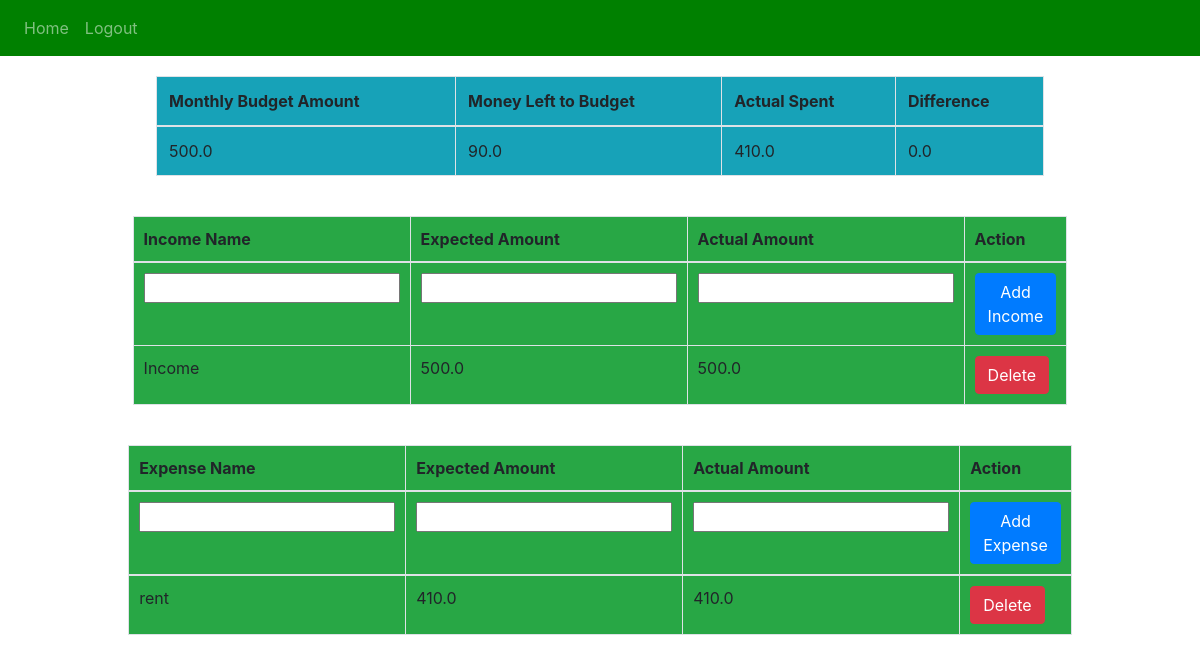
Page / (signed in) on the earlier database version.
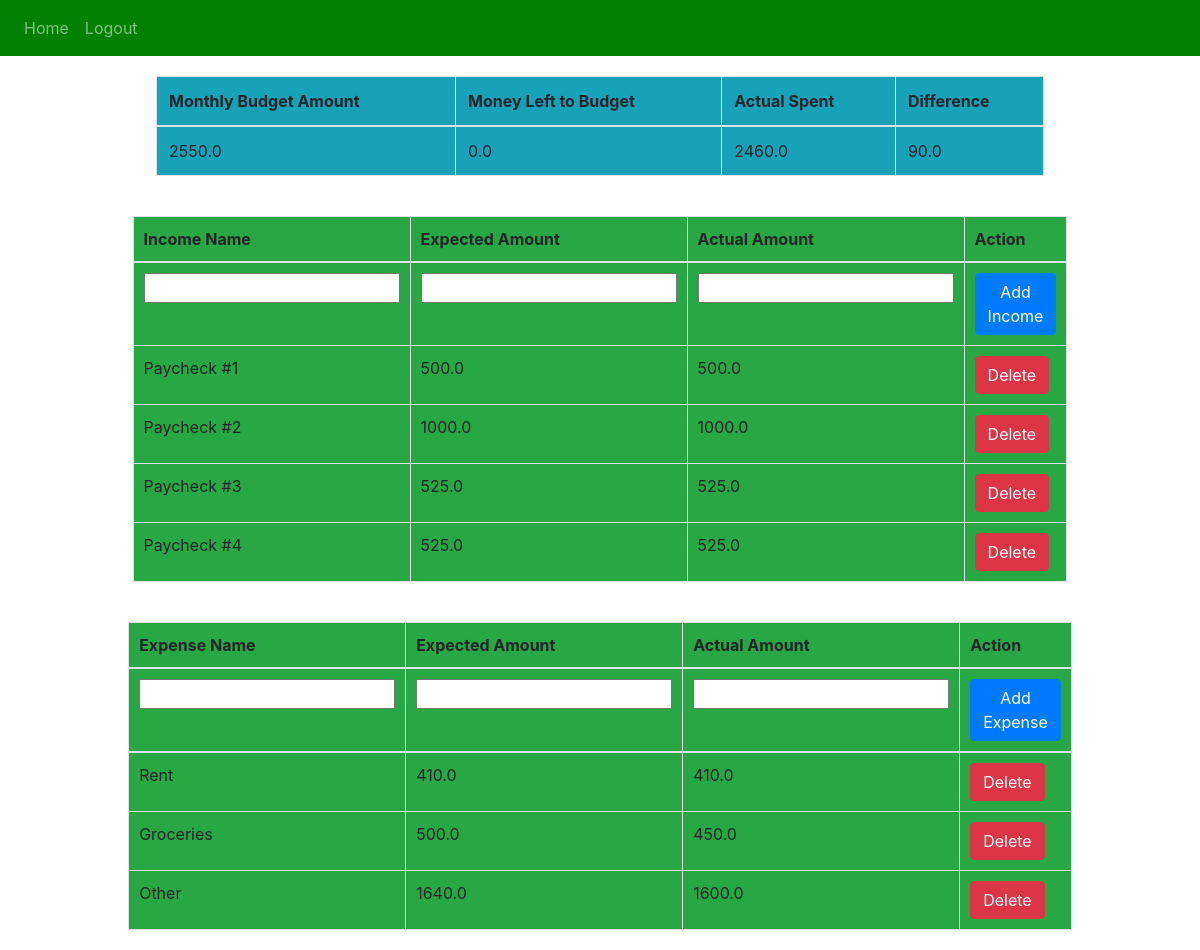
Same page on the later database version.
### website/models.py (models this page shows)
class Income(db.Model):
    id = db.Column(db.Integer, primary_key=True)
    income_name = db.Column(db.String(150))
    expected_income = db.Column(db.Float)
    actual_income = db.Column(db.Float)
    date = db.Column(db.DateTime(timezone=True), default=func.now())
    user_id = db.Column(db.Integer, db.ForeignKey('user.id'))

class Expense(db.Model):
    id = db.Column(db.Integer, primary_key=True)
    expense_name = db.Column(db.String(150))
    expected_expense = db.Column(db.Float)
    actual_expense = db.Column(db.Float)
    date = db.Column(db.DateTime(timezone=True), default=func.now())
    user_id = db.Column(db.Integer, db.ForeignKey('user.id'))

### website/views.py (the view)
@views.route('/', methods=['GET', 'POST'])
@login_required
def home():
    if request.method == 'POST':
        if 'expenseName' in request.form:
            addExpense()
        if 'incomeName' in request.form:
            addIncome()
    return render_template(
        "home.html",
        user=current_user,
        total_income=get_total_income(),
        remaining_to_budget=get_remaining_to_budget(),
        actual_spent=get_actual_spent(),
        difference=get_difference()
        )

### website/__init__.py (called while the page is built)
def create_app():
    app = Flask(__name__)
    app.config['SECRET_KEY'] = 'alhgaklgdakd jakhgakaggaae'
    app.config['SQLALCHEMY_DATABASE_URI'] = f'sqlite:///{DB_NAME}'
    db.init_app(app)
    from .views import views
    from .auth import auth
    app.register_blueprint(views, url_prefix='/')
    app.register_blueprint(auth, url_prefix='/')
    from .models import User, Expense, Income
    with app.app_context():
        db.create_all()
    login_manager = LoginManager()
    login_manager.login_view = 'auth.login'
    login_manager.init_app(app)
    @login_manager.user_loader
    def load_user(id):
        return User.query.get(int(id))
    return app

### website/views.py (called while the page is built)
def get_total_income():
    incomes = Income.query.with_entities(Income.expected_income).all()
    total_income = sum(income.expected_income for income in incomes)
    return total_income

def get_total_expenses():
    expenses = Expense.query.with_entities(Expense.expected_expense).all()
    total_expenses = sum(expense.expected_expense for expense in expenses)
    return total_expenses

def get_remaining_to_budget():
    total_income = get_total_income()
    total_expenses = get_total_expenses()
    remaining_to_budget = total_income - total_expenses
    return remaining_to_budget

def get_actual_spent():
    actual_expenses = Expense.query.with_entities(Expense.actual_expense).all()
    total_actual_expenses = sum(expense.actual_expense for expense in actual_expenses)
    return total_actual_expenses

def get_difference():
    total_expenses = get_total_expenses()
    actual_spent = get_actual_spent()
    difference = total_expenses - actual_spent
    return difference

### website/templates/home.html (shortened to what this page needs)
{% extends "base.html" %}
{% block content %}
<div id="tableContainer">
    <table class="table table-bordered" id="budgetTable">
        <thead>
            <tr>
                <th class="bg-info">Monthly Budget Amount</th>
                <th class="bg-info">Money Left to Budget</th>
                <th class="bg-info">Actual Spent</th>
                <th class="bg-info">Difference</th>
            </tr>
        </thead>
        <tbody>
            <tr>
                <td class="bg-info">{{ total_income }}</td>
                <td class="bg-info">{{ remaining_to_budget }}</td>
                <td class="bg-info">{{ actual_spent }}</td>
                <td class="bg-info">{{ difference }}</td>
            </tr>
        </tbody>
    </table>
</div>
<div id="tableContainer">
<table class="table table-bordered" id="incomeTable">
    <thead>
        <tr>
            <th class="bg-success">Income Name</th>
            <th class="bg-success">Expected Amount</th>
            <th class="bg-success">Actual Amount</th>
            <th class="bg-success">Action</th>
        </tr>
    </thead>
    <tbody>
            <tr>
                <form method="POST">
                    <td class="bg-success"><input type="text" id="incomeName" name="incomeName" required></td>
                    <td class="bg-success"><input type="number" id="expectedIncome" name="expectedIncome" required></td>
                    <td class="bg-success"><input type="number" id="actualIncome" name="actualIncome" required></td>
                    <td class="bg-success"><button type="submit" class="btn btn-primary">Add Income</button></td>
                </form>
            </tr>
        {% for income in user.incomes %}
        <tr>
            <td class="bg-success">{{ income.income_name }}</td>
            <td class="bg-success">{{ income.expected_income }}</td>
            <td class="bg-success">{{ income.actual_income }}</td>
            <td class="bg-success">
            <button type="button" class="btn btn-danger" onClick="deleteIncome({{ income.id }})">Delete</button></td>
        </tr>
        {% endfor %}
    </tbody>
</table>
</div>
<div id="tableContainer">
    <table class="table table-bordered" id="expenseTable">
        <thead>
            <tr>
                <th class="bg-success">Expense Name</th>
                <th class="bg-success">Expected Amount</th>
                <th class="bg-success">Actual Amount</th>
                <th class="bg-success">Action</th>
            </tr>
        </thead>
        <tr>
            <form method="POST">
                <td class="bg-success"><input type="text" id="expenseName" name="expenseName" required></td>
                <td class="bg-success"><input type="number" id="expectedExpense" name="expectedExpense" required></td>
                <td class="bg-success"><input type="number" id="actualExpense" name="actualExpense" required></td>
                <td class="bg-success"><button type="submit" class="btn btn-primary">Add Expense</button></td>
            </form>
        </tr>
        <tbody>
            {% for expense in user.expenses %}
            <tr>
                <td class="bg-success">{{ expense.expense_name }}</td>
                <td class="bg-success">{{ expense.expected_expense }}</td>
                <td class="bg-success">{{ expense.actual_expense }}</td>
                <td class="bg-success">
                    <button type="button" class="btn btn-danger" onClick="deleteExpense({{ expense.id }})">Delete</button>
                </td>
            </tr>
            {% endfor %}
        </tbody>
    </table>
</div>
{% endblock %}

### website/templates/base.html (shortened to what this page needs)
<!DOCTYPE html>
<html>
  <head>
    <link
      rel="stylesheet"
      href="https://stackpath.bootstrapcdn.com/bootstrap/4.4.1/css/bootstrap.min.css"
    />
    <link
      rel="stylesheet"
      href="https://stackpath.bootstrapcdn.com/font-awesome/4.7.0/css/font-awesome.min.css"
    />
  </head>
  <body>
    <nav class="navbar navbar-expand-lg navbar-dark" style="background-color: green;">
        <div class="collapse navbar-collapse" id="navbar">
          <div class="navbar-nav">
            {% if user.is_authenticated %}
            <a class="nav-item nav-link" id="home" href="/">Home</a>
            <a class="nav-item nav-link" id="logout" href="/logout">Logout</a>
            {% else %}
            <a class="nav-item nav-link" id="login" href="/login">Login</a>
            <a class="nav-item nav-link" id="signUp" href="/sign-up">Sign Up</a>
            {% endif %}
          </div>
        </div>
      </nav>
      <div class="container">
        {% block content %}
        {% endblock %}
      </div>
  </body>
  </html>

### website/templates/home.html (style rules this page uses)
#incomeTable th, #incomeTable td { padding: 10px; }
#tableContainer { display: flex; justify-content: center; width: 100%; }
#incomeTable { width: 80%; margin: 20px 0; }
#expenseTable th, #expenseTable td { padding: 10px; }
#expenseTable { width: 80%; margin: 20px 0; }
#budgetTable { width: 80%; margin: 20px 0; }

Differences in the rows shown:
removed Expense: expense_name "rent", expected_expense "410.0", actual_expense "410.0"
changed Income: income_name "Income" → "Paycheck #1"
added Income: income_name "Paycheck #2", expected_income "1000.0", actual_income "1000.0"
added Income: income_name "Paycheck #3", expected_income "525.0", actual_income "525.0"
added Income: income_name "Paycheck #4", expected_income "525.0", actual_income "525.0"
added Expense: expense_name "Rent", expected_expense "410.0", actual_expense "410.0"
added Expense: expense_name "Groceries", expected_expense "500.0", actual_expense "450.0"
added Expense: expense_name "Other", expected_expense "1640.0", actual_expense "1600.0"
Other differences:
{{ total_income }}: "500.0" → "2550.0"
{{ remaining_to_budget }}: "90.0" → "0.0"
{{ actual_spent }}: "410.0" → "2460.0"
{{ difference }}: "0.0" → "90.0"
